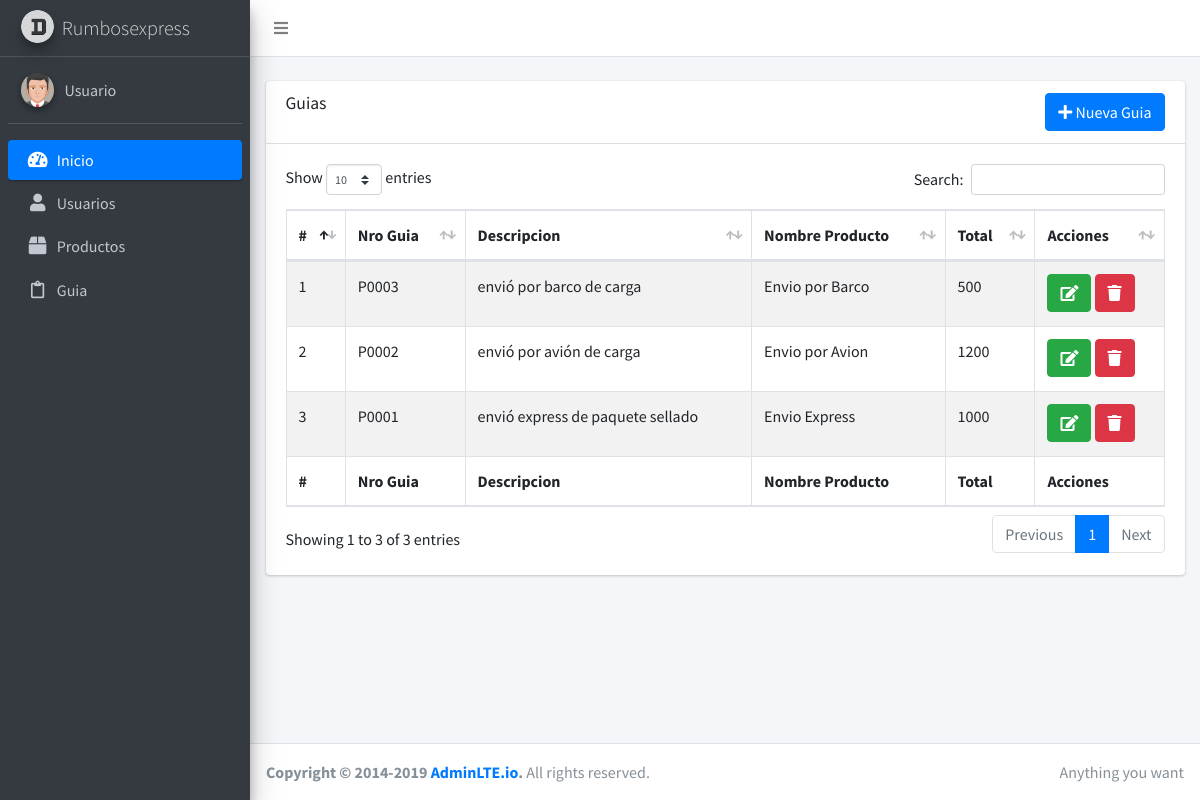
/guia/guia.php, run on the app's committed database.
### tables this page shows
CREATE TABLE `guia` (
  `id_guia` int(11) NOT NULL,
  `numero_guia` varchar(5) DEFAULT NULL,
  `descripcion` varchar(200) DEFAULT NULL,
  `id_productos` int(11) DEFAULT NULL
);

CREATE TABLE `productos` (
  `id_productos` int(11) NOT NULL,
  `nombre_producto` varchar(50) DEFAULT NULL,
  `total_producto` varchar(50) DEFAULT NULL
);

### guia/guia.php (the view, shortened to what this page needs)
<?php
include_once '../include/Header.php';
$conexion=conexion();
$sql = "SELECT g.id_guia, g.numero_guia, g.descripcion, p.nombre_producto, p.total_producto
        FROM guia g, productos p
        WHERE g.id_productos = p.id_productos
        ORDER BY g.id_guia DESC";
$result =mysqli_query($conexion, $sql);
$i = 1;
?>
  <div class="content-wrapper">
<br>
    <section class="content">
      <div class="container-fluid">
        <div class="card card-default">
          <div class="card-header">
            <h3 class="card-title">Guias</h3>
            <button type="button" class="btn btn-primary" onClick="location.href='nueva_guia.php'" style="float: right;"><i class="fa fa-plus"></i> Nueva Guia</button>
          </div>
           <div class="card-body">
              <table id="example1" class="table table-bordered table-striped">
                <thead>
                <tr>
                  <th>#</th>
                  <th>Nro Guia</th>
                  <th>Descripcion</th>
                  <th>Nombre Producto </th>
                  <th>Total</th>
                  <th>Acciones</th>
                </tr>
                </thead>
                <tbody>
                  <?php
                  while ($ver=mysqli_fetch_row($result)) { ?>
                <tr>
                  <td><?php echo $i++; ?></td>
                  <td><?php echo $ver[1]; ?></td>
                  <td><?php echo $ver[2]; ?></td>
                  <td><?php echo $ver[3]; ?></td>
                  <td><?php echo $ver[4]; ?></td>
                  <td>
                    <a href="modificar_guia.php?id_guia=<?php echo $ver[0]; ?>" data-toggle="tooltip" data-placement="top" title="Editar">
                      <button type="button" class="btn btn-success">
                        <i class="fa fa-edit"></i>
                      </button>
                    </a>
                    <a onclick="confirmar(<?php echo $ver[0] ?>);" data-toggle="tooltip" data-placement="top" title="Eliminar">
                      <button type="button" class="btn btn-danger">
                        <i class="fa fa-trash"></i>
                      </button>
                    </a>
                    <?php } ?>
                  </td>
                </tr>
                </tbody>
                <tfoot>
                <tr>
                  <th>#</th>
                  <th>Nro Guia</th>
                  <th>Descripcion</th>
                  <th>Nombre Producto </th>
                  <th>Total</th>
                  <th>Acciones</th>
                </tr>
                </tfoot>
              </table>
            </div>
        </div>
      </div>
    </section>
  </div>
<?php include_once '../include/Footer.php' ?>

### include/Header.php (shortened to what this page needs)
<!DOCTYPE html>
<html lang="es">
<head>
  <link rel="stylesheet" href="../plugins/fontawesome-free/css/all.min.css">
  <link rel="stylesheet" href="https://code.ionicframework.com/ionicons/2.0.1/css/ionicons.min.css">
  <link rel="stylesheet" href="../plugins/datatables-bs4/css/dataTables.bootstrap4.min.css">
  <link rel="stylesheet" href="../plugins/datatables-responsive/css/responsive.bootstrap4.min.css">
  <link rel="stylesheet" href="../dist/css/adminlte.min.css">
  <link rel="stylesheet" href="../plugins/summernote/summernote-bs4.css">
  <link rel="stylesheet" href="../../../plugins/select2/css/select2.min.css">
  <link rel="stylesheet" href="../../plugins/select2-bootstrap4-theme/select2-bootstrap4.min.css">
  <link rel="stylesheet" href="../plugins/sweetalert/sweetalert.css">
</head>
<body class="hold-transition sidebar-mini">
<div class="wrapper">
  <nav class="main-header navbar navbar-expand navbar-white navbar-light">
    <ul class="navbar-nav">
      <li class="nav-item">
        <a class="nav-link" data-widget="pushmenu" href="#" role="button"><i class="fas fa-bars"></i></a>
      </li>
    </ul>
  </nav>
  <aside class="main-sidebar sidebar-dark-primary elevation-4">
    <a href="index.php" class="brand-link">
      <img src="../dist/img/AdminLTELogo.png" alt="AdminLTE Logo" class="brand-image img-circle elevation-3"
           style="opacity: .8">
      <span class="brand-text font-weight-light">Rumbosexpress</span>
    </a>
    <div class="sidebar">
      <div class="user-panel mt-3 pb-3 mb-3 d-flex">
        <div class="image">
          <img src="../dist/img/avatar5.png" class="img-circle elevation-2" alt="User Image">
        </div>
        <div class="info">
          <a href="#" class="d-block">Usuario</a>
        </div>
      </div>
      <nav class="mt-2">
        <ul class="nav nav-pills nav-sidebar flex-column" data-widget="treeview" role="menu" data-accordion="false">
          <li class="nav-item has-treeview">
            <a href="../index.php" class="nav-link active">
              <i class="nav-icon fas fa-tachometer-alt"></i>
              <p>
                Inicio
              </p>
            </a>
          </li>
            <li class="nav-item has-treeview">
            <a href="../usuarios/usuarios.php" class="nav-link">
              <i class="nav-icon fas fa-user"></i>
              <p>
                Usuarios
              </p>
            </a>
          </li>
          <li class="nav-item has-treeview">
            <a href="../productos/productos.php" class="nav-link">
              <i class="nav-icon fas fa-box"></i>
              <p>
                Productos
              </p>
            </a>
          </li>
          <li class="nav-item has-treeview">
            <a href="../guia/guia.php" class="nav-link">
              <i class="nav-icon far fa-clipboard"></i>
              <p>
                Guia
              </p>
            </a>
          </li>
        </ul>
      </nav>
    </div>
  </aside>

### include/Footer.php (shortened to what this page needs)
  <footer class="main-footer">
    <div class="float-right d-none d-sm-inline">
      Anything you want
    </div>
    <strong>Copyright &copy; 2014-2019 <a href="https://adminlte.io">AdminLTE.io</a>.</strong> All rights reserved.
  </footer>
</div>
</body>
</html>

### data on the page
guia: numero_guia "P0003", descripcion "envió por barco de carga", id_productos.nombre_producto "Envio por Barco", id_productos.total_producto "500"
guia: numero_guia "P0002", descripcion "envió por avión de carga", id_productos.nombre_producto "Envio por Avion", id_productos.total_producto "1200"
guia: numero_guia "P0001", descripcion "envió express de paquete sellado", id_productos.nombre_producto "Envio Express", id_productos.total_producto "1000"
